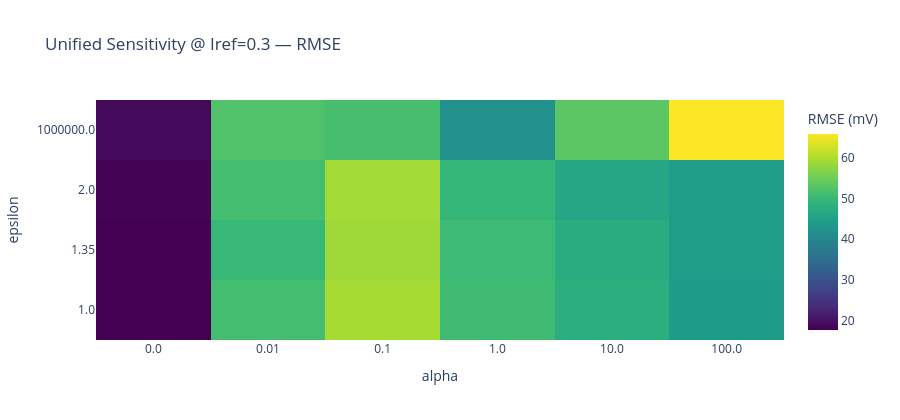
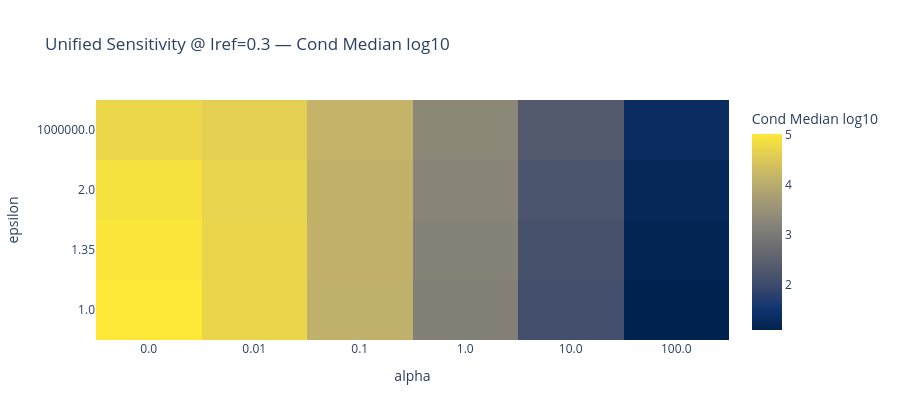

These figures' notebook cell, in order:
### Code cell
# ── Heatmaps by Iref: RMSE / Cond / GT RMSE (if available) ──
for i_ref in common_config["Iref"]:
    dfi = df_rank[df_rank["Iref"] == i_ref].copy()
    dfi = dfi.dropna(subset=["epsilon", "alpha"])
    if dfi.empty:
        continue

    pivot_rmse = dfi.pivot_table(index="epsilon", columns="alpha", values="RMSE (mV)", aggfunc="mean")
    fig = go.Figure(data=go.Heatmap(
        z=pivot_rmse.values,
        x=[str(c) for c in pivot_rmse.columns],
        y=[str(r) for r in pivot_rmse.index],
        colorscale="Viridis",
        colorbar=dict(title="RMSE (mV)"),
    ))
    fig.update_layout(
        title=f"Unified Sensitivity @ Iref={i_ref} — RMSE",
        xaxis_title="alpha",
        yaxis_title="epsilon",
        template="plotly_white",
        height=420,
    )
    fig.show()

    if "Cond Median log10" in dfi.columns:
        pivot_cond = dfi.pivot_table(index="epsilon", columns="alpha", values="Cond Median log10", aggfunc="mean")
        fig = go.Figure(data=go.Heatmap(
            z=pivot_cond.values,
            x=[str(c) for c in pivot_cond.columns],
            y=[str(r) for r in pivot_cond.index],
            colorscale="Cividis",
            colorbar=dict(title="Cond Median log10"),
        ))
        fig.update_layout(
            title=f"Unified Sensitivity @ Iref={i_ref} — Cond Median log10",
            xaxis_title="alpha",
            yaxis_title="epsilon",
            template="plotly_white",
            height=420,
        )
        fig.show()

    if has_gt and "GT RMSE (mV)" in dfi.columns:
        pivot_gt = dfi.pivot_table(index="epsilon", columns="alpha", values="GT RMSE (mV)", aggfunc="mean")
        fig = go.Figure(data=go.Heatmap(
            z=pivot_gt.values,
            x=[str(c) for c in pivot_gt.columns],
            y=[str(r) for r in pivot_gt.index],
            colorscale="Plasma",
            colorbar=dict(title="GT RMSE (mV)"),
        ))
        fig.update_layout(
            title=f"Unified Sensitivity @ Iref={i_ref} — GT RMSE",
            xaxis_title="alpha",
            yaxis_title="epsilon",
            template="plotly_white",
            height=420,
        )
        fig.show()

### Figure 1 — Plotly figure (JSON) as saved in the notebook; plotly's stock layout.template omitted (floating-point values rounded to 4 significant figures)
{"data": [{"colorbar": {"title": {"text": "RMSE (mV)"}}, "colorscale": [[0, "#440154"], [0.1111, "#482878"], [0.2222, "#3e4989"], [0.3333, "#31688e"], [0.4444, "#26828e"], [0.5556, "#1f9e89"], [0.6667, "#35b779"], [0.7778, "#6ece58"], [0.8889, "#b5de2b"], [1, "#fde725"]], "type": "heatmap", "x": ["0.0", "0.01", "0.1", "1.0", "10.0", "100.0"], "y": ["1.0", "1.35", "2.0", "1000000.0"], "z": [[17.78, 51.2, 59.36, 50.78, 47.93, 44.15], [17.77, 50.1, 58.78, 50.51, 47.43, 44.18], [18.11, 51.23, 59.0, 49.78, 46.21, 44.2], [18.9, 52.23, 51.5, 42.05, 53.45, 65.79]]}], "layout": {"height": 420, "title": {"text": "Unified Sensitivity @ Iref=0.3 — RMSE"}, "xaxis": {"title": {"text": "alpha"}}, "yaxis": {"title": {"text": "epsilon"}}}}

### Figure 2 — Plotly figure (JSON) as saved in the notebook; plotly's stock layout.template omitted (floating-point values rounded to 4 significant figures)
{"data": [{"colorbar": {"title": {"text": "Cond Median log10"}}, "colorscale": [[0, "#00224e"], [0.1111, "#123570"], [0.2222, "#3b496c"], [0.3333, "#575d6d"], [0.4444, "#707173"], [0.5556, "#8a8678"], [0.6667, "#a59c74"], [0.7778, "#c3b369"], [0.8889, "#e1cc55"], [1, "#fee838"]], "type": "heatmap", "x": ["0.0", "0.01", "0.1", "1.0", "10.0", "100.0"], "y": ["1.0", "1.35", "2.0", "1000000.0"], "z": [[5.007, 4.717, 4.077, 3.131, 2.081, 1.106], [4.955, 4.718, 4.109, 3.185, 2.151, 1.168], [4.895, 4.698, 4.13, 3.235, 2.223, 1.239], [4.745, 4.618, 4.148, 3.303, 2.326, 1.342]]}], "layout": {"height": 420, "title": {"text": "Unified Sensitivity @ Iref=0.3 — Cond Median log10"}, "xaxis": {"title": {"text": "alpha"}}, "yaxis": {"title": {"text": "epsilon"}}}}
